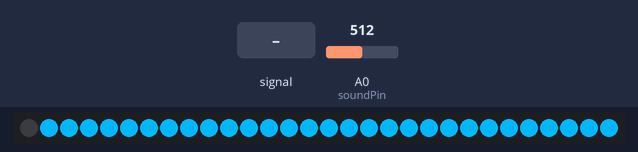
Simulated run of this sketch. Board: Arduino Uno, built with avr-gcc and run on an emulated ATmega328P. Shown: 30 RGB LEDs in strip order, left to right. Inputs (shaded band) come from the test bench; at power-on: A0 (soundPin) = 512. What the sketch prints to the serial monitor is not drawn.

Above: at 1.2 s.
1.3 s: A0 (soundPin) fed a 2 Hz sine of ±306 counts around its level
At 2.49 s:
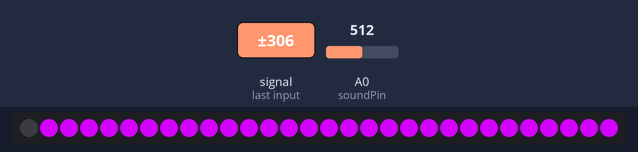
3.8 s: A0 (soundPin) fed a 200 Hz sine of ±81 counts around its level
At 4.12 s:
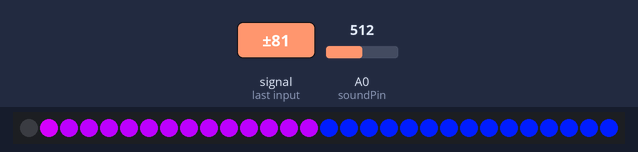
6.6 s: A0 (soundPin) fed a 1000 Hz sine of ±255 counts around its level
At 6.83 s:
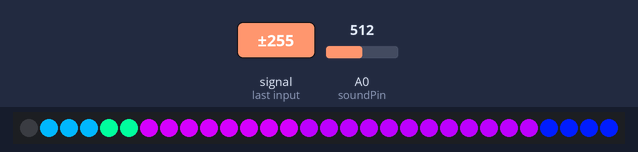
9.0 s: A0 (soundPin) fed a 2 Hz sine of ±306 counts around its level
At 9.49 s:
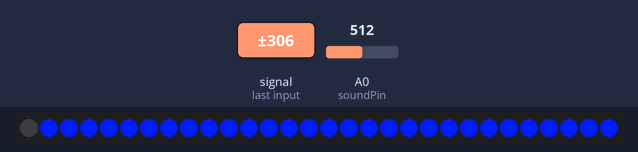
11.6 s: A0 (soundPin) fed a 200 Hz sine of ±81 counts around its level
At 12.42 s:
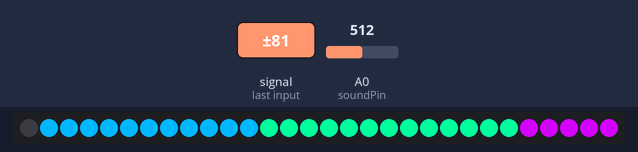
Timing chart, 0 to 12.9 s (numbered marks = the images above; inputs shaded):
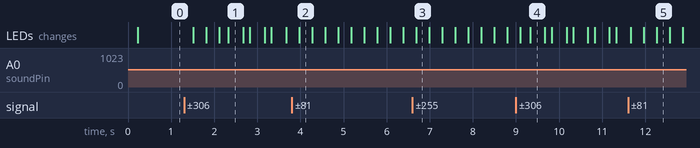

Measured:
- after the input at 1.3 s, the LEDs: first change after 0.22 s (image 1 shows a later state)
- after the input at 3.8 s, the LEDs: change after 0.17 s (image 2)
- after the input at 6.6 s, the LEDs: change after 0.09 s (image 3)

The sketch:

rythmicCascade.ino
```cpp
#include <Adafruit_NeoPixel.h>

#define NPIXEL 30
#define LEDPIN 7

Adafruit_NeoPixel strip = Adafruit_NeoPixel(NPIXEL, LEDPIN); // (pixels, pin)

const int soundPin = A0;

namespace vaporwave {
  uint32_t rosa = strip.Color(0,255,159);
  uint32_t azul = strip.Color(0,184,255);
  uint32_t verde = strip.Color(0,30,255);
  uint32_t morado = strip.Color(189,0,255);
  uint32_t amarillo = strip.Color(214,0,255);
  uint32_t colors[] = {rosa,azul,verde,morado,amarillo};
}

struct cascade {
  int pixel = 0;
  bool running = false;
  uint32_t color;
} cascades[NPIXEL];

void colorCascade(int &pixelIndex, bool &running, uint32_t color) {
  if (pixelIndex>=strip.numPixels()) {
    running = false;
    pixelIndex = 0;
  }
  strip.setPixelColor(pixelIndex,color);
  pixelIndex++;
}

void newCascade(int &number, uint32_t color) {
  if (number>=NPIXEL) {
    number = 0;
  }
  cascades[number].pixel = 0;
  cascades[number].running = true;
  cascades[number].color = color;
  number++;
}

void setup() {
  Serial.begin(9600);

  strip.begin();
  strip.setBrightness(250); // 250 Full brightness
  strip.show();             // All pixels off
}

int value;
bool unlock = true;

int contador=0;
int mediaProgreso=0;
int mediaUmbral=60;

int colorIndex=0;
int nCascadas=0;

void loop() {
  value = analogRead(soundPin);

  for (unsigned int i=0; i<NPIXEL; i++) {
    if (cascades[i].running)
      colorCascade(cascades[i].pixel,cascades[i].running,cascades[i].color);
  }

  if (contador < 50) {
    mediaProgreso += value;
    contador++;
  } else {
    contador = 0;
    mediaUmbral = (mediaProgreso/50);
    mediaProgreso = 0;
  }

  Serial.println(value);
  Serial.println(mediaUmbral);

  if (value < mediaUmbral)
    unlock = true;

  if (value > mediaUmbral and unlock) {
    colorIndex = (colorIndex<4)?(colorIndex+1):0;
    newCascade(nCascadas, vaporwave::colors[colorIndex]);
    unlock = false;
  }
  strip.setPixelColor(0,0,0,0);
  strip.show();
  //delay(20);
}
```
